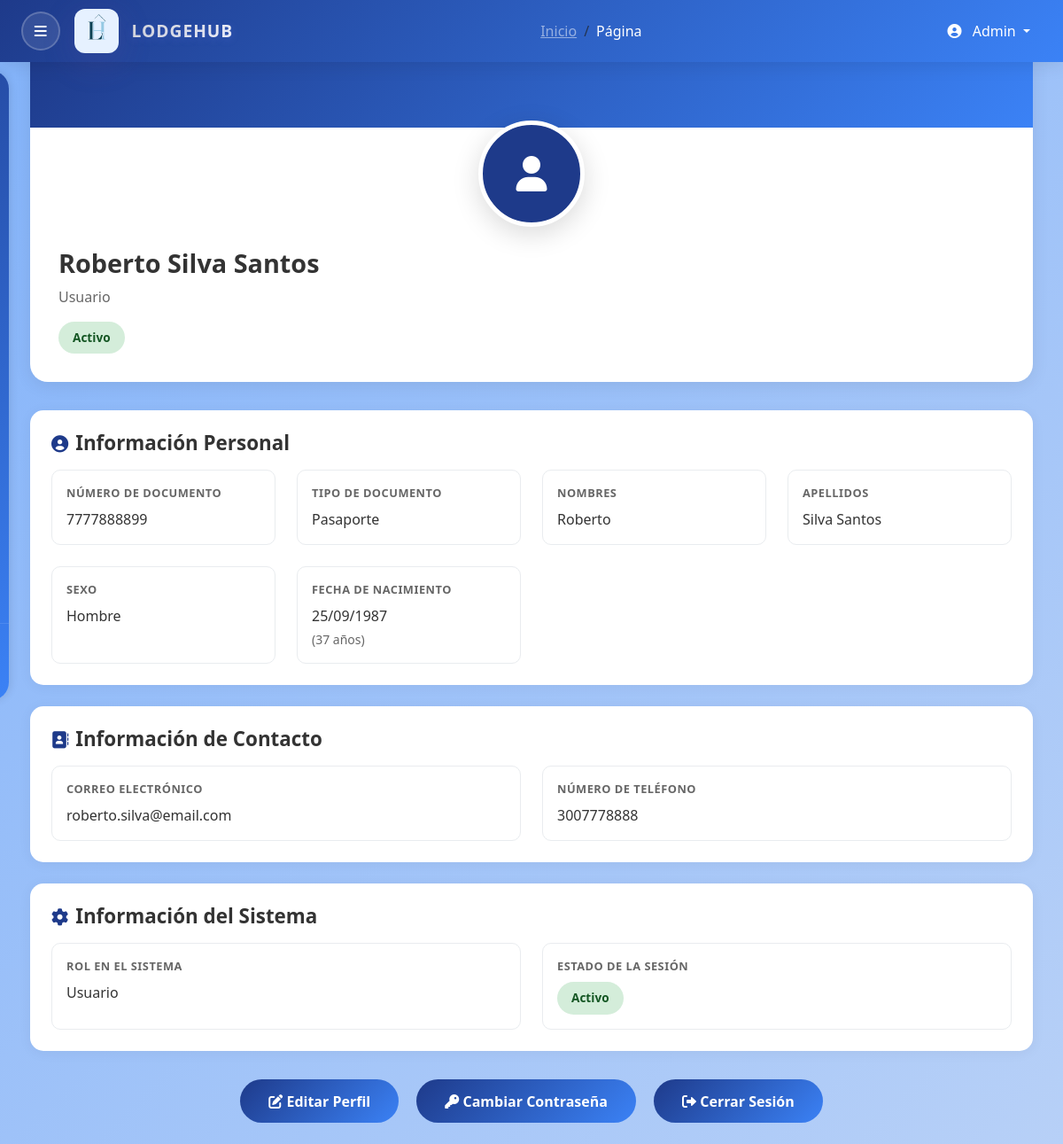
/app/views/miPerfil.php (signed in), run on the app's committed database.
### tables this page shows
CREATE TABLE IF NOT EXISTS tp_usuarios (
    numDocumento VARCHAR(15) NOT NULL,
    tipoDocumento ENUM ('Cédula de Ciudadanía','Tarjeta de Identidad','Cedula de Extranjeria','Pasaporte','Registro Civil') NOT NULL, 
    nombres VARCHAR(50) NOT NULL,
    apellidos VARCHAR(50) NOT NULL,
    numTelefono VARCHAR(15) NOT NULL,
    correo VARCHAR(255) NOT NULL,
    sexo ENUM ('Hombre','Mujer','Otro','Prefiero no decirlo') NOT NULL,
    fechaNacimiento DATE NOT NULL,
    password VARCHAR(255) NOT NULL,
    foto VARCHAR(255),
    solicitarContraseña ENUM('0','1') DEFAULT '0',
    tokenPassword VARCHAR(100),
    sesionCaducada ENUM('1','0') DEFAULT '1',
    roles ENUM ('Administrador','Colaborador','Usuario') NOT NULL,
    PRIMARY KEY (numDocumento)
);

### app/views/miPerfil.php (the view, shortened to what this page needs)
<?php
try {
    $db = conexionDB();
    $stmt = $db->prepare("SELECT * FROM tp_usuarios WHERE numDocumento = ?");
    $stmt->execute([$_SESSION['numDocumento']]);
    $usuario = $stmt->fetch(PDO::FETCH_ASSOC);
} catch (Exception $e) {
    echo "Error al cargar el perfil: " . $e->getMessage();
    exit();
}
function formatearFecha($fecha) {
    return date('d/m/Y', strtotime($fecha));
}
function calcularEdad($fechaNacimiento) {
    $fecha_nacimiento = new DateTime($fechaNacimiento);
    $hoy = new DateTime();
    $edad = $hoy->diff($fecha_nacimiento);
    return $edad->y;
}
?>
<!DOCTYPE html>
<html lang="es">
<head>
    <link rel="stylesheet" href="../../public/assets/css/stylesMiPerfil.css">
    <link rel="stylesheet" href="../../public/assets/css/stylesNav.css">
    <link rel="stylesheet" href="../../public/assets/css/modals/modalStyles.css">
    <link href="https://cdn.jsdelivr.net/npm/bootstrap@5.3.0/dist/css/bootstrap.min.css" rel="stylesheet">
    <link href="https://cdnjs.cloudflare.com/ajax/libs/font-awesome/6.0.0/css/all.min.css" rel="stylesheet">
</head>
    <?php
        include "layouts/sidebar.php";
        include "layouts/navbar.php";
    ?>
<body>
    <div class="main-content">
        <div class="content-wrapper">
            <div class="profile-header">
                <div class="profile-content">
                    <div class="profile-avatar-container">
                        <div class="profile-avatar">
                            <?php if (!empty($usuario['foto']) && file_exists($usuario['foto'])): ?>
                                <img src="<?php echo htmlspecialchars($usuario['foto']); ?>" alt="Foto de perfil">
                            <?php else: ?>
                                <i class="fas fa-user"></i>
                            <?php endif; ?>
                        </div>
                    </div>
                    <h1 class="profile-name">
                        <?php echo htmlspecialchars($usuario['nombres'] . ' ' . $usuario['apellidos']); ?>
                    </h1>
                    <p class="profile-role">
                        <?php echo htmlspecialchars($usuario['roles']); ?>
                    </p>
                    <span class="profile-status <?php echo ($usuario['sesionCaducada'] == '1' || $usuario['sesionCaducada'] == 1) ? 'status-active' : 'status-inactive'; ?>">
                        <?php echo ($usuario['sesionCaducada'] == '1' || $usuario['sesionCaducada'] == 1) ? 'Activo' : 'Inactivo'; ?>
                    </span>
                </div>
            </div>
            <div class="profile-section">
                <h2 class="section-title">
                    <i class="fas fa-user-circle"></i>
                    Información Personal
                </h2>
                <div class="info-grid">
                    <div class="info-item">
                        <div class="info-label">Número de Documento</div>
                        <div class="info-value"><?php echo htmlspecialchars($usuario['numDocumento']); ?></div>
                    </div>
                    <div class="info-item">
                        <div class="info-label">Tipo de Documento</div>
                        <div class="info-value"><?php echo htmlspecialchars($usuario['tipoDocumento']); ?></div>
                    </div>
                    <div class="info-item">
                        <div class="info-label">Nombres</div>
                        <div class="info-value"><?php echo htmlspecialchars($usuario['nombres']); ?></div>
                    </div>
                    <div class="info-item">
                        <div class="info-label">Apellidos</div>
                        <div class="info-value"><?php echo htmlspecialchars($usuario['apellidos']); ?></div>
                    </div>
                    <div class="info-item">
                        <div class="info-label">Sexo</div>
                        <div class="info-value"><?php echo htmlspecialchars($usuario['sexo']); ?></div>
                    </div>
                    <div class="info-item">
                        <div class="info-label">Fecha de Nacimiento</div>
                        <div class="info-value">
                            <?php echo formatearFecha($usuario['fechaNacimiento']); ?>
                            <small style="color: #666; display: block; margin-top: 4px;">
                                (<?php echo calcularEdad($usuario['fechaNacimiento']); ?> años)
                            </small>
                        </div>
                    </div>
                </div>
            </div>
            <div class="profile-section">
                <h2 class="section-title">
                    <i class="fas fa-address-book"></i>
                    Información de Contacto
                </h2>
                <div class="info-grid">
                    <div class="info-item">
                        <div class="info-label">Correo Electrónico</div>
                        <div class="info-value"><?php echo htmlspecialchars($usuario['correo']); ?></div>
                    </div>
                    <div class="info-item">
                        <div class="info-label">Número de Teléfono</div>
                        <div class="info-value"><?php echo htmlspecialchars($usuario['numTelefono']); ?></div>
                    </div>
                </div>
            </div>
            <div class="profile-section">
                <h2 class="section-title">
                    <i class="fas fa-cog"></i>
                    Información del Sistema
                </h2>
                <div class="info-grid">
                    <div class="info-item">
                        <div class="info-label">Rol en el Sistema</div>
                        <div class="info-value"><?php echo htmlspecialchars($usuario['roles']); ?></div>
                    </div>
                    <div class="info-item">
                        <div class="info-label">Estado de la Sesión</div>
                        <div class="info-value">
                            <span class="profile-status <?php echo ($usuario['sesionCaducada'] == '1' || $usuario['sesionCaducada'] == 1) ? 'status-active' : 'status-inactive'; ?>">
                                <?php echo ($usuario['sesionCaducada'] == '1' || $usuario['sesionCaducada'] == 1) ? 'Activo' : 'Inactivo'; ?>
                            </span>
                        </div>
                    </div>
                </div>
            </div>
            <div class="actions">
                <a href="editarPerfil.php" class="btn-change-password">
                    <i class="fas fa-edit"></i> Editar Perfil
                </a>
                <a href="contraseña.php" class="btn-change-password">
                    <i class="fas fa-key"></i> Cambiar Contraseña
                </a>
                <a href="cerrarSesion.php" class="btn-change-password">
                    <i class="fas fa-sign-out-alt"></i> Cerrar Sesión
                </a>
            </div>
        </div>
    </div>
</body>
</html>

### public/assets/css/stylesMiPerfil.css (style rules this page uses)
:root { --primary-color: #1e3a8a; --primary-dark: #3b82f6; --sidebar-width: 280px; --navbar-height: 70px; }
* { padding: 0; box-sizing: border-box; }
body { font-family: 'Segoe UI', Tahoma, Geneva, Verdana, sans-serif; background: linear-gradient(135deg, #83b3fa 0%, #b7d0f7 100%) !important; margin: 0; }
.main-content { margin-top: 20px !important; margin-left: 0; transition: margin-left 0.3s ease; min-height: calc(100vh - var(--navbar-height)); }
.content-wrapper { padding: 2rem; max-width: 1200px; margin: 0 auto; }
.profile-header { background: white; border-radius: 20px; padding: 2rem; margin-bottom: 2rem; box-shadow: 0 4px 20px rgba(0, 0, 0, 0.08); position: relative; overflow: hidden; }
.profile-header::before { content: ''; position: absolute; top: 0; left: 0; right: 0; height: 100px; background: linear-gradient(135deg, var(--primary-color), var(--primary-dark)); z-index: 1; }
.profile-content { position: relative; z-index: 2; padding-top: 60px; }
.profile-avatar-container { text-align: center; margin-bottom: 1.5rem; }
.profile-avatar { width: 120px; height: 120px; border-radius: 50%; border: 5px solid white; box-shadow: 0 8px 30px rgba(0, 0, 0, 0.15); object-fit: cover; background: var(--primary-color); display: flex; align-items: center; justify-content: center; font-size: 2.5rem; font-weight: bold; color: white; margin: 0 auto; position: relative; overflow: hidden; }
.profile-name { font-size: 1.8rem; font-weight: 700; color: #333; margin-bottom: 0.5rem; }
.profile-role { font-size: 1rem; color: #666; margin-bottom: 1rem; }
.profile-status { display: inline-block; padding: 0.5rem 1rem; border-radius: 25px; font-size: 0.85rem; font-weight: 600; }
.status-active { background: #d4edda; color: #155724; }
.profile-section { background: white; border-radius: 15px; padding: 1.5rem; margin-bottom: 1.5rem; box-shadow: 0 2px 15px rgba(0, 0, 0, 0.05); }
.section-title { font-size: 1.3rem; font-weight: 600; color: #333; margin-bottom: 1.5rem; display: flex; align-items: center; gap: 0.5rem; }
.section-title i { color: var(--primary-color); font-size: 1.2rem; }
.info-grid { display: grid; grid-template-columns: repeat(auto-fit, minmax(250px, 1fr)); gap: 1.5rem; }
.info-item { border: 1px solid #e9ecef; border-radius: 10px; padding: 1rem; transition: all 0.3s ease; }
.info-label { font-size: 0.8rem; font-weight: 600; color: #666; text-transform: uppercase; letter-spacing: 0.5px; margin-bottom: 0.5rem; }
.info-value { font-size: 1rem; color: #333; font-weight: 500; }
.actions { text-align: center; margin-top: 2rem; }
.btn-change-password { background: linear-gradient(135deg, #1e3a8a 0%, #3b82f6 100%); border: none; color: white; padding: 0.8rem 2rem; border-radius: 25px; font-weight: 600; transition: all 0.3s ease; text-decoration: none; display: inline-block; margin: 0 0.5rem; }

### public/assets/css/stylesNav.css (style rules this page uses)
:root { --primary-color: #1e3a8a; --primary-dark: #3b82f6; --sidebar-width: 280px; --navbar-height: 70px; }
* { padding:0px; box-sizing: border-box; }
body { font-family: 'Segoe UI', Tahoma, Geneva, Verdana, sans-serif; background: #f8f9fa; }
.main-content { margin-top: var(--navbar-height); margin-left: 10px; margin-right: 10px; }
.content-wrapper { padding: 1.5rem; }
.section-title { font-size: 1.4rem; font-weight: 600; color: #333; margin-bottom: 1rem; display: flex; align-items: center; gap: 0.5rem; }

### data on the page
tp_usuarios: nombres+apellidos "Roberto Silva Santos", roles "Usuario", numDocumento "7777888899", tipoDocumento "Pasaporte", nombres "Roberto", apellidos "Silva Santos", sexo "Hombre", fechaNacimiento "25/09/1987", fechaNacimiento "37", correo "roberto.silva@email.com", numTelefono "3007778888"
